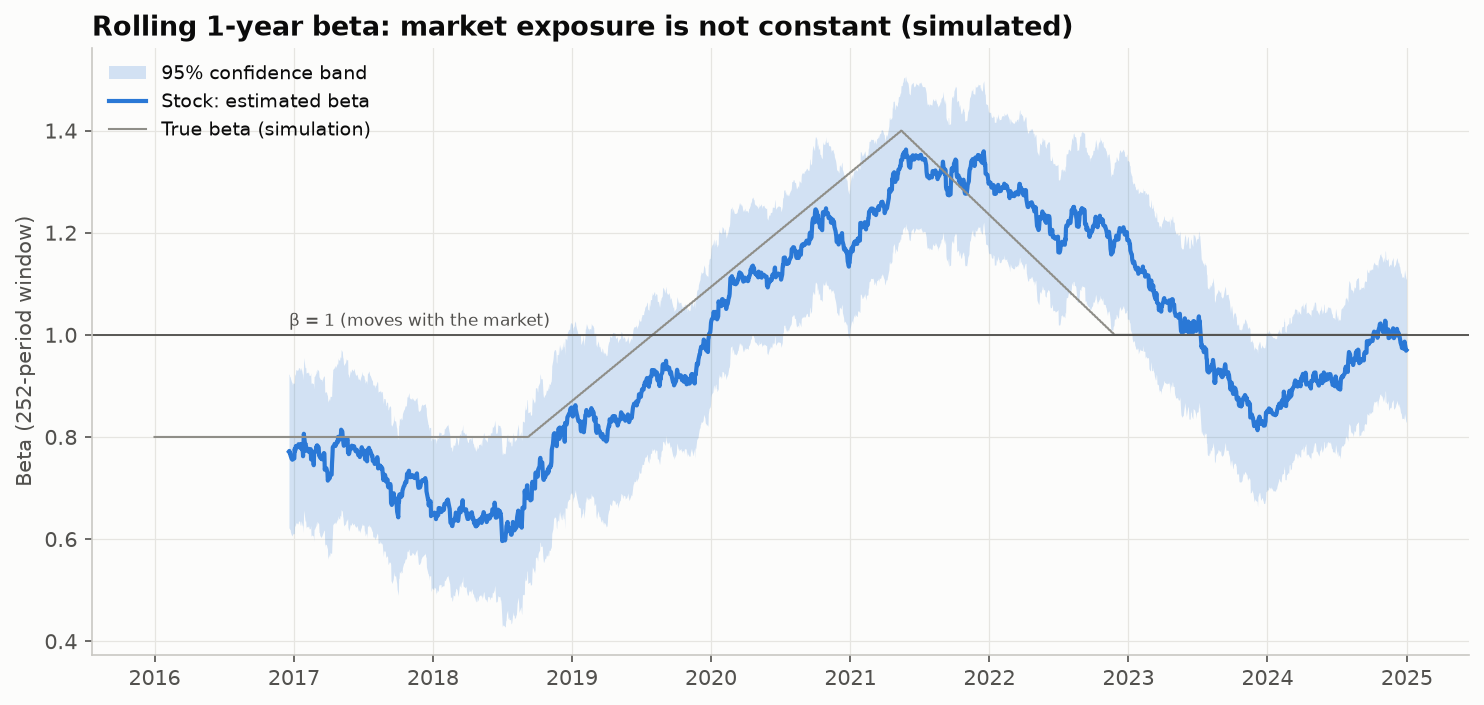

Source code (Python):
"""
Rolling Beta with Confidence Band  -  family: Finance & investment

DESIGN PURPOSE
Estimates a stock's or fund's beta to the market over a moving window with a
rolling regression, and draws a 95% confidence band around each estimate.
Market exposure is not fixed, and a one-year estimate is noisy. The band shows
which wiggles are real shifts in exposure and which are estimation error.

WHEN TO USE
  - Monitor whether a fund's market exposure is drifting from its mandate
  - Check if a stock became more or less defensive after a business change
  - Show why a single "beta = 1.2" number can mislead

AVOID WHEN
  - The window is too short for the return frequency (wide bands, little
    information)
  - The relationship is clearly non-linear (options-like payoffs); beta
    summarises it poorly

ALTERNATIVES
  - Rolling correlation
  - Scatter of stock vs. market returns for two sub-periods

EXAMPLE
Simulated daily returns for a stock whose true beta moves from 0.8 to 1.4 and
back to about 1.0, regressed on market returns over a rolling 252-day window
with statsmodels RollingOLS. The real-data variant uses weekly 2018–2019
prices with a 52-week window. Not investment advice.

NOTE: Educational examples with simulated or historical data. Not investment
advice; past performance does not predict future returns.

Run:  python rolling_beta_ci.py
      python rolling_beta_ci.py --real-data   (real dataset: plotly.express.data.stocks (weekly 2018–2019; AAPL vs. equal-weight of six tech stocks))
"""
import sys
from pathlib import Path

import numpy as np
import pandas as pd
import matplotlib.pyplot as plt

# Library style: categorical colors in fixed order, recessive axes, hairline grid.
PALETTE = ["#2a78d6", "#eb6834", "#1baf7a", "#eda100",
           "#e87ba4", "#008300", "#6250d6", "#e34948"]
SEQ_CMAP = "Blues"      # sequential: one hue, light -> dark
DIV_CMAP = "RdBu_r"     # diverging: two opposite hues, neutral midpoint
GRAY = "#b8b7b1"        # de-emphasised marks
plt.rcParams.update({
    "figure.figsize": (8, 4.8), "figure.dpi": 110, "figure.facecolor": "#fcfcfb",
    "axes.facecolor": "#fcfcfb", "axes.edgecolor": "#c9c8c3", "axes.linewidth": 0.8,
    "axes.spines.top": False, "axes.spines.right": False,
    "axes.grid": True, "grid.color": "#e6e5e1", "grid.linewidth": 0.6, "axes.axisbelow": True,
    "axes.prop_cycle": plt.cycler(color=PALETTE),
    "axes.titlesize": 13, "axes.titleweight": "bold", "axes.titlelocation": "left",
    "axes.labelcolor": "#52514e", "xtick.color": "#52514e", "ytick.color": "#52514e",
    "text.color": "#0b0b0b", "font.size": 10, "lines.linewidth": 2,
    "legend.frameon": False,
})

from statsmodels.regression.rolling import RollingOLS
import statsmodels.api as sm

# --- Example data ------------------------------------------------------------
rng = np.random.default_rng(17)
dates = pd.bdate_range("2016-01-01", "2024-12-31")
n = len(dates)
true_beta = pd.Series(np.interp(np.arange(n), [0, 700, 1400, 1800, n - 1], [0.8, 0.8, 1.4, 1.0, 1.0]), index=dates)
market = rng.normal(0.0004, 0.010, n)
stock = 0.0001 + true_beta.values * market + rng.normal(0, 0.012, n)
rets = pd.DataFrame({"stock": stock, "market": market}, index=dates)
window = 252
label = "Stock"
title = "Rolling 1-year beta: market exposure is not constant (simulated)"
rets.head()

REAL_DATA = "--real-data" in sys.argv
if REAL_DATA:  # plotly.express.data.stocks (weekly 2018–2019; AAPL vs. equal-weight of six tech stocks)
    import plotly.express as px

    stocks = px.data.stocks().assign(date=lambda d: pd.to_datetime(d["date"])).set_index("date")
    weekly = stocks.pct_change().dropna()
    rets = pd.DataFrame({"stock": weekly["AAPL"], "market": weekly.mean(axis=1)})
    window = 52
    label = "AAPL"
    true_beta = None
    title = "AAPL rolling 52-week beta vs. equal-weight big tech"
    rets.head()

# --- Plot --------------------------------------------------------------------
res = RollingOLS(rets["stock"], sm.add_constant(rets["market"]), window=window).fit()
beta = res.params["market"]
se = res.bse["market"]
fig, ax = plt.subplots(figsize=(10, 4.8))
ax.fill_between(beta.index, beta - 1.96 * se, beta + 1.96 * se, color=PALETTE[0], alpha=0.2,
                linewidth=0, label="95% confidence band")
ax.plot(beta.index, beta, color=PALETTE[0], label=f"{label}: estimated beta")
if true_beta is not None:
    ax.plot(true_beta.index, true_beta, color="#8f8e88", linewidth=1, label="True beta (simulation)")
ax.axhline(1, color="#52514e", linewidth=0.9)
ax.text(beta.dropna().index[0], 1.01, "β = 1 (moves with the market)", fontsize=8, color="#52514e", va="bottom")
ax.set_ylabel(f"Beta ({window}-period window)")
ax.set_title(title)
ax.legend(loc="upper left", fontsize=9)
fig.tight_layout()

# --- Save / show -------------------------------------------------------------
out = Path(__file__).with_name(Path(__file__).stem + ("_real" if REAL_DATA else "") + ".png")
fig.savefig(out, dpi=150, bbox_inches="tight")
print(f"saved {out}")
if "--no-show" not in sys.argv:
    plt.show()
